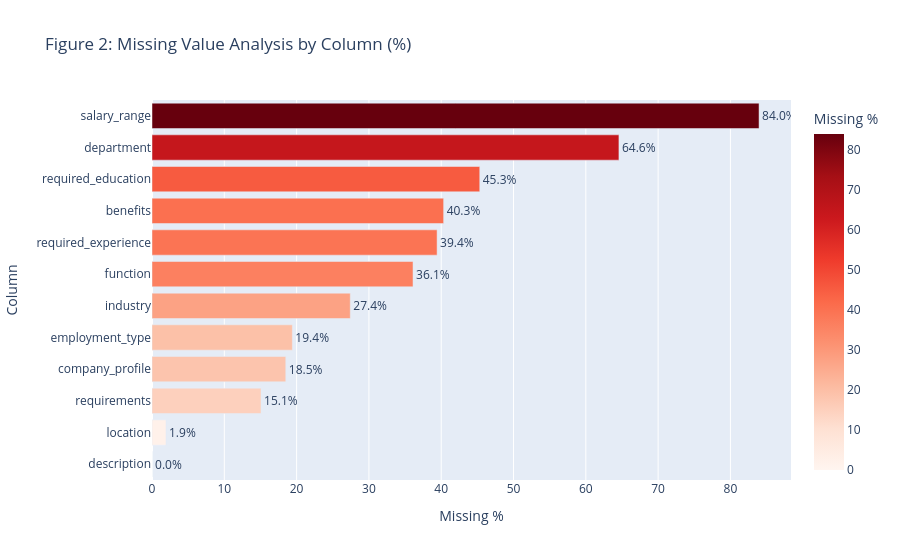

The notebook cell saved with this chart:
### Markdown cell above
Missing Value Analysis

### Code cell
missing = df.isnull().mean() * 100
missing = missing[missing > 0].sort_values(ascending=False).reset_index()
missing.columns = ['Column', 'Missing %']

fig = px.bar(
    missing, x='Missing %', y='Column',
    orientation='h',
    title='Figure 2: Missing Value Analysis by Column (%)',
    color='Missing %',
    color_continuous_scale='Reds',
    text=missing['Missing %'].round(1).astype(str) + '%'
)
fig.update_traces(textposition='outside')
fig.update_layout(yaxis={'categoryorder': 'total ascending'})
fig.show()

### Figure 1 — Plotly figure (JSON) as saved in the notebook; plotly's stock layout.template omitted (floating-point values rounded to 4 significant figures)
{"data": [{"hovertemplate": "Missing %=%{marker.color}<br>Column=%{y}<br>text=%{text}<extra></extra>", "legendgroup": "", "marker": {"color": [83.96, 64.58, 45.33, 40.34, 39.43, 36.1, 27.42, 19.41, 18.5, 15.08, 1.935, 0.005593], "coloraxis": "coloraxis", "pattern": {"shape": ""}}, "name": "", "orientation": "h", "showlegend": false, "text": ["84.0%", "64.6%", "45.3%", "40.3%", "39.4%", "36.1%", "27.4%", "19.4%", "18.5%", "15.1%", "1.9%", "0.0%"], "textposition": "outside", "type": "bar", "x": [83.96, 64.58, 45.33, 40.34, 39.43, 36.1, 27.42, 19.41, 18.5, 15.08, 1.935, 0.005593], "xaxis": "x", "y": ["salary_range", "department", "required_education", "benefits", "required_experience", "function", "industry", "employment_type", "company_profile", "requirements", "location", "description"], "yaxis": "y"}], "layout": {"barmode": "relative", "coloraxis": {"colorbar": {"title": {"text": "Missing %"}}, "colorscale": [[0, "rgb(255,245,240)"], [0.125, "rgb(254,224,210)"], [0.25, "rgb(252,187,161)"], [0.375, "rgb(252,146,114)"], [0.5, "rgb(251,106,74)"], [0.625, "rgb(239,59,44)"], [0.75, "rgb(203,24,29)"], [0.875, "rgb(165,15,21)"], [1, "rgb(103,0,13)"]]}, "legend": {"tracegroupgap": 0}, "title": {"text": "Figure 2: Missing Value Analysis by Column (%)"}, "xaxis": {"anchor": "y", "domain": [0, 1], "title": {"text": "Missing %"}}, "yaxis": {"anchor": "x", "categoryorder": "total ascending", "domain": [0, 1], "title": {"text": "Column"}}}}
